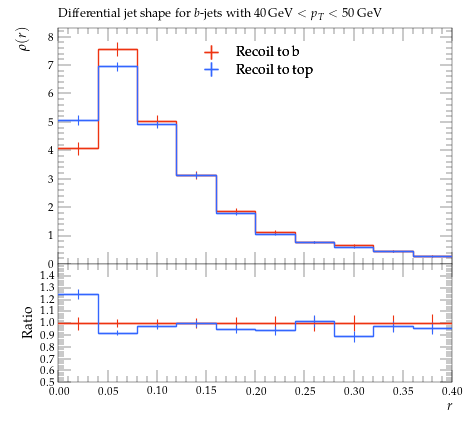

Recreate this plot in Python.
#! /usr/bin/env python

# This Python script was auto-generated using YODA v2.0.2.
# Analysis object: /ATLAS_2013_I1243871/d02-x01-y01
# Timestamp: 06-08-2026 (15:14:30)

import matplotlib as mpl
import matplotlib.pyplot as plt
mpl.use('Agg') # comment out for interactive use
import os
import numpy as np

plotDir = os.path.split(os.path.realpath(__file__))[0]
if 'YODA_USER_PLOT_PATH' in globals():
    plot_outdir = globals()['YODA_USER_PLOT_PATH']
else:
    plot_outdir = plotDir

#plot style
plt.style.use(os.path.join(plotDir, '../default.mplstyle'))
# plot metadata
figW, figH = plt.rcParams['figure.figsize']
ax_xLabel = r'$r$'
ax_yLabel = r'$\rho(r)$'
ax_title  = r'Differential jet shape for $b$-jets with $40\,\mathrm{GeV} < p_T < 50\,\mathrm{GeV}$'
ax_xScale = 'linear'
ax_yScale = 'linear'
xLims = (0.0, 0.4)
yLims = (0.0, 8.3087499)

# TeX-friendly labels for the legend
labels = {
    'legend' : ([ r"Recoil to b", r"Recoil to top" ], r""),
}

# Adjust canvas width and height
canvasW = 10.0
canvasH = 9.0
figW *= canvasW/10.
figH *= canvasH/9.

# Create figure and axis objects
fig, (ax, ratio0_ax) = plt.subplots(2, 1, sharex=True,
                  figsize=(figW,figH), gridspec_kw={'height_ratios': (6.0, 3.0)})

# Set figure margins
plt.subplots_adjust(
    left   = 1.0 * plt.rcParams['figure.subplot.left'],
    right  = 1.0 * plt.rcParams['figure.subplot.right'],
    top    = 1.0 * plt.rcParams['figure.subplot.top'],
    bottom = 1.0 * plt.rcParams['figure.subplot.bottom'])

ratio0_ax.yaxis.set_major_locator(mpl.ticker.MultipleLocator(0.1))
ratio0_ax.set_ylim(0.5, 1.4999)
ratio0_ax.set_ylabel('Ratio')

# the numerical data is stored in a separate file
dataf = dict()
prefix = os.path.split(__file__)[0]
if prefix:    prefix = prefix + '/'
exec(open(prefix+'d02-x01-y01__data.py').read(), dataf)


legend_handles = dict() # keep track of handles for the legend

# style options for curves
# starts at zorder>=5 to draw curve on top of legend
styles = {
  'recoil_b': {
    'color' : '#EE3311',
    'linestyle' : '-',
    'linewidth' : 1,
    'marker' : 'none',
    'markersize' : 2,
    'capsize' : 0.0,
    'zorder' : 5,
    'histstyle' : 1,
    'drawstyle' : 'steps-pre',
    'xerrorbars' : 1,
    'yerrorbars' : 1,
    'fillcolor' : None,
    'fillopacity' : 1.0,
    'ratio0_linestyle' : '-',
    'ratio0_linewidth' : 1,
    'ratio0_marker' : 'none',
    'ratio0_markersize' : 2,
    'ratio0_capsize' : 0.0,
    'ratio0_zorder' : 5,
    'ratio0_histstyle' : 1,
    'ratio0_drawstyle' : 'steps-pre',
    'ratio0_xerrorbars' : 1,
    'ratio0_yerrorbars' : 1,
  },
  'recoil_t': {
    'color' : '#3366FF',
    'linestyle' : '-',
    'linewidth' : 1,
    'marker' : 'none',
    'markersize' : 2,
    'capsize' : 0.0,
    'zorder' : 6,
    'histstyle' : 1,
    'drawstyle' : 'steps-pre',
    'xerrorbars' : 1,
    'yerrorbars' : 1,
    'fillcolor' : None,
    'fillopacity' : 1.0,
    'ratio0_linestyle' : '-',
    'ratio0_linewidth' : 1,
    'ratio0_marker' : 'none',
    'ratio0_markersize' : 2,
    'ratio0_capsize' : 0.0,
    'ratio0_zorder' : 6,
    'ratio0_histstyle' : 1,
    'ratio0_drawstyle' : 'steps-pre',
    'ratio0_xerrorbars' : 1,
    'ratio0_yerrorbars' : 1,
  },
}

# curve from input yoda files in main panel
for label, yvals in dataf['yvals'].items():
    if all(np.isnan(v) for v in dataf['yvals'][label]):
        continue
    tmp = None
    if styles[label]['histstyle']: # draw as histogram
        xpos = dataf['xedges'][label] if styles[label]['drawstyle'] else dataf['xpoints'][label]
        ypos = np.insert(yvals, 0, yvals[0]) if styles[label]['drawstyle'] else yvals
        if styles[label]['fillcolor']: # fill area below curve
            ax.fill_between(xpos, ypos, step='pre',
                            color=styles[label]['fillcolor'],
                            alpha=styles[label]['fillopacity'])
        tmp, = ax.plot(xpos, ypos,
                       color=styles[label]['color'],
                       linestyle=styles[label]['linestyle'],
                       linewidth=styles[label]['linewidth'],
                       drawstyle=styles[label]['drawstyle'], solid_joinstyle='miter',
                       zorder=styles[label]['zorder'], label=label)
    tmp = ax.errorbar(dataf['xpoints'][label], yvals,
                      xerr=np.array(dataf['xerrs'][label])*styles[label]['xerrorbars'],
                      yerr=np.array(dataf['yerrs'][label])*styles[label]['yerrorbars'],
                      fmt=styles[label]['marker'], capsize=styles[label]['capsize'],
                      markersize=styles[label]['markersize'],
                      ecolor=styles[label]['color'],
                      color=styles[label]['color'], zorder=styles[label]['zorder'])
    tmp[-1][0].set_linestyle(styles[label]['linestyle'])
    tmp[-1][0].set_linewidth(styles[label]['linewidth'])
    if label in dataf['add_legend_handle']:  legend_handles[label] = tmp
    for varLabel in dataf['variation_yvals'].keys():
        if varLabel.startswith(label):
            tmp, = ax.plot(dataf['xedges'][label], dataf['variation_yvals'][varLabel],
                           color=styles[label]['color'],
                           linestyle=styles[label]['linestyle'],
                           linewidth=styles[label]['linewidth'],
                           drawstyle='steps-pre', solid_joinstyle='miter',
                           zorder=styles[label]['zorder'], alpha=0.5)


# plots on ratio panel
# curve from input yoda files in ratio panel
for label, yvals in dataf['ratio0_yvals'].items():
    if all(np.isnan(v) for v in yvals):
        continue
    if styles[label]['ratio0_histstyle']: # plot as histogram
        xpos = dataf['xedges']['recoil_b'] if styles[label]['ratio0_drawstyle'] else dataf['xpoints']['recoil_b']
        ypos = np.insert(yvals, 0, yvals[0]) if styles[label]['ratio0_drawstyle'] else yvals
        ratio0_ax.plot(xpos, ypos,
                       color=styles[label]['color'],
                       linewidth=styles[label]['linewidth'],
                       linestyle=styles[label]['ratio0_linestyle'],
                       drawstyle=styles[label]['ratio0_drawstyle'], zorder=styles[label]['zorder'],
                       solid_joinstyle='miter')
    tmp = ratio0_ax.errorbar(dataf['xpoints']['recoil_b'], yvals,
                             xerr=np.array(dataf['ref_xerrs'])*styles[label]['ratio0_xerrorbars'],
                             yerr=np.array(dataf['ratio0_yerrs'][label])*styles[label]['ratio0_yerrorbars'],
                             fmt=styles[label]['ratio0_marker'], capsize=styles[label]['ratio0_capsize'],
                             markersize=styles[label]['ratio0_markersize'],
                             ecolor=styles[label]['color'],
                             color=styles[label]['color'])
    tmp[-1][0].set_linestyle(styles[label]['ratio0_linestyle'])
    tmp[-1][0].set_linewidth(styles[label]['ratio0_linewidth'])

    for varlabel in dataf['ratio0_variation_vals'].keys():
        if varlabel.startswith(label):
            ratio0_ax.plot(dataf['xedges']['recoil_b'],
                            dataf['ratio0_variation_vals'][varlabel],
                            color=styles[label]['color'],
                            linestyle=styles[label]['linestyle'],
                            linewidth=styles[label]['linewidth'],
                            drawstyle='steps-pre', solid_joinstyle='miter',
                            zorder=1, alpha=0.5)

legend_items = list(legend_handles.values())
ax.add_artist(ax.legend(legend_items,
                        labels['legend'][0],
                        title=labels['legend'][1],
                        alignment='left',
                        loc='upper center',
                        bbox_to_anchor=(0.5, 0.97)))

# set plot metadata as defined above
ratio0_ax.set_xlabel(ax_xLabel)
ratio0_ax.xaxis.set_label_coords(1., -0.15)
ax.set_ylabel(ax_yLabel, ha='right', va='top')
ax.yaxis.set_label_coords(-0.11, 1.0)
ax.set_title(ax_title, loc='left')
ax.set_xscale(ax_xScale)
ax.set_yscale(ax_yScale)
ax.set_xlim(xLims)
ax.set_ylim(yLims)

# tick formatting
plt.rcParams['xtick.top'] = True
plt.rcParams['ytick.right'] = True
fig.align_ylabels((ax, ratio0_ax))
plt.savefig(os.path.join(plot_outdir, 'd02-x01-y01.pdf'), format='PDF')
plt.savefig(os.path.join(plot_outdir, 'd02-x01-y01.png'), format='PNG')

plt.close(fig)
